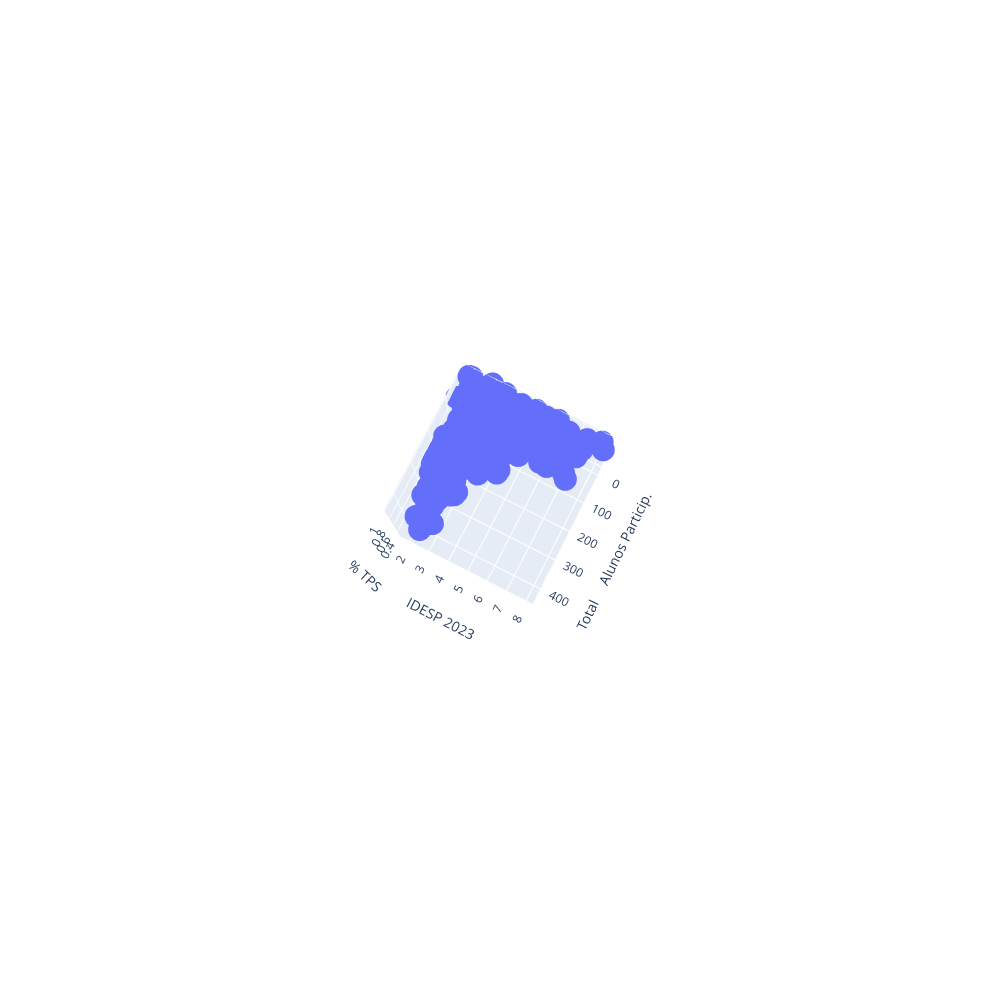

The notebook cell this image was saved under:
### Code cell
fig = px.scatter_3d(escolas_diamante,
                   x= 'Total     Alunos Particip.',
                   y= 'IDESP 2023',
                   z= '% TPS')

fig.update_layout(
    width = 1000,
    height = 1000
)

iplot(fig)

### Figure 1 — Plotly figure (JSON) as saved in the notebook; plotly's stock layout.template omitted (floating-point values rounded to 4 significant figures; data arrays with more than 128 entries replaced by an {"elided": "..."} marker saying what was removed)
{"data": [{"hovertemplate": "Total     Alunos Particip.=%{x}<br>IDESP 2023=%{y}<br>% TPS=%{z}<extra></extra>", "legendgroup": "", "marker": {"color": "#636efa", "symbol": "circle"}, "mode": "markers", "name": "", "scene": "scene", "showlegend": false, "type": "scatter3d", "x": {"elided": "456 int values"}, "y": {"elided": "456 float values"}, "z": {"elided": "456 float values"}}], "layout": {"height": 1000, "legend": {"tracegroupgap": 0}, "margin": {"t": 60}, "scene": {"aspectmode": "auto", "aspectratio": {"x": 1, "y": 1, "z": 1}, "camera": {"center": {"x": 0, "y": 0, "z": 0}, "eye": {"x": 1.148, "y": 0.5862, "z": 6.421}, "projection": {"type": "perspective"}, "up": {"x": 0, "y": 0, "z": 1}}, "domain": {"x": [0, 1], "y": [0, 1]}, "xaxis": {"title": {"text": "Total     Alunos Particip."}, "type": "linear"}, "yaxis": {"title": {"text": "IDESP 2023"}, "type": "linear"}, "zaxis": {"title": {"text": "% TPS"}, "type": "linear"}}, "width": 1000}}
